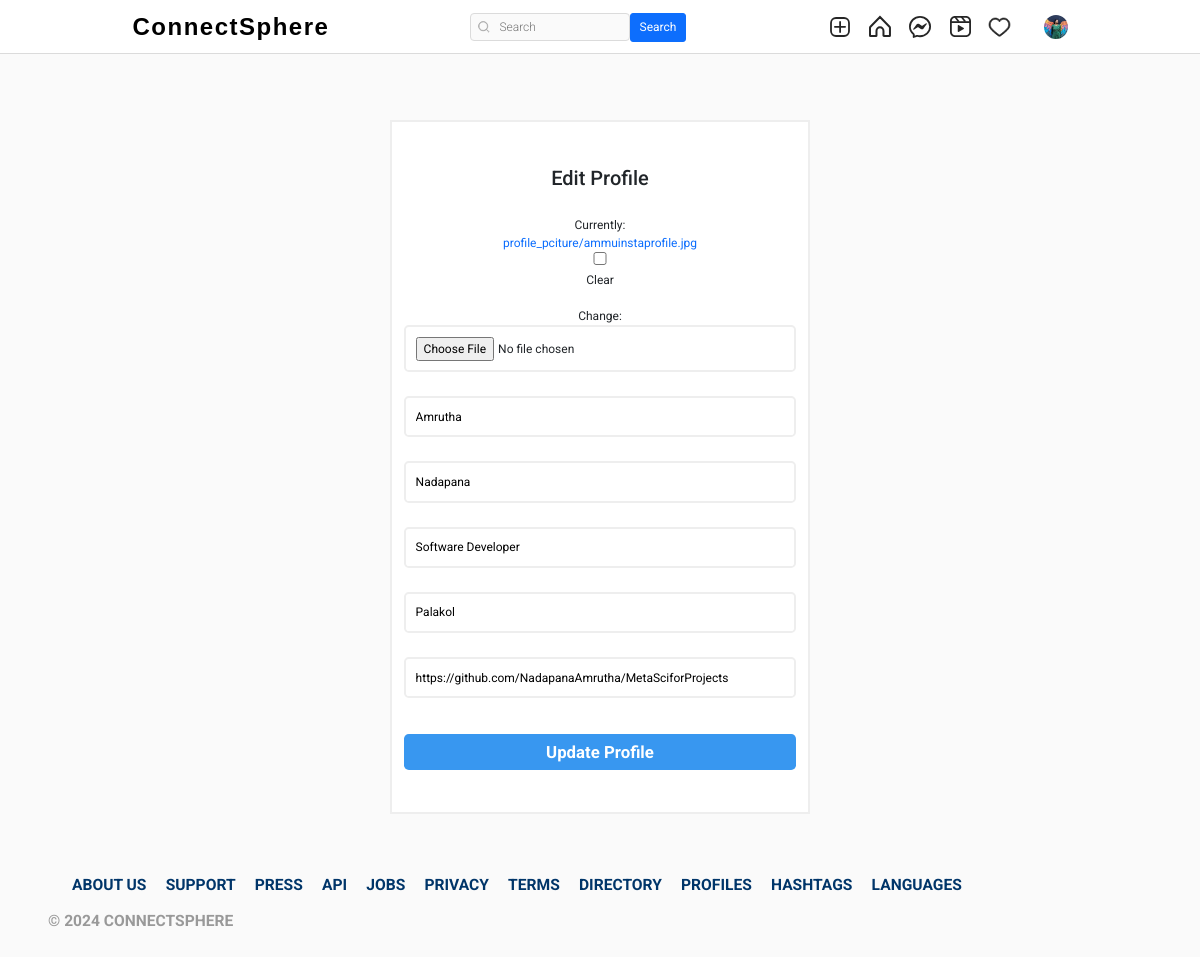
The page /users/profile/edit (signed in) on the database its author committed.
### authy/models.py (models this page shows, shortened)
class Profile(models.Model):
    user = models.OneToOneField(User, related_name='profile', on_delete=models.CASCADE)
    image = models.ImageField(upload_to="profile_pciture", null=True, default="default.jpg")
    first_name = models.CharField(max_length=200, null=True, blank=True)
    last_name = models.CharField(max_length=200, null=True, blank=True)
    bio = models.CharField(max_length=200, null=True, blank=True)
    location = models.CharField(max_length=200, null=True, blank=True)
    url = models.URLField(max_length=200, null=True, blank=True)
    favourite = models.ManyToManyField(Post, blank=True)

### authy/views.py (the view)
# urls.py: path('profile/edit', EditProfile, name="editprofile"),
def EditProfile(request):
    profile = request.user.profile  # Access profile instance directly
    if request.method == "POST":
        form = EditProfileForm(request.POST, request.FILES, instance=profile)
        if form.is_valid():
            form.save()
            return redirect('profile', profile.user.username)  # Redirect after successful update
        else:
            print(form.errors)  # Debugging: Print form errors to console
    else:
        form = EditProfileForm(instance=profile)
    context = {'form': form}
    return render(request, 'editprofile.html', context)

### authy/forms.py
class EditProfileForm(forms.ModelForm):
    image = forms.ImageField(
        required=False,
        widget=forms.ClearableFileInput(attrs={'class': 'input'})
    )
    first_name = forms.CharField(widget=forms.TextInput(attrs={'class': 'input', 'placeholder': 'First Name'}), required=True)
    last_name = forms.CharField(widget=forms.TextInput(attrs={'class': 'input', 'placeholder': 'Last Name'}), required=True)
    bio = forms.CharField(widget=forms.TextInput(attrs={'class': 'input', 'placeholder': 'Bio'}), required=True)
    url = forms.CharField(widget=forms.TextInput(attrs={'class': 'input', 'placeholder': 'URL'}), required=True)
    location = forms.CharField(widget=forms.TextInput(attrs={'class': 'input', 'placeholder': 'Address'}), required=True)
    class Meta:
        model = Profile
        fields = ['image', 'first_name', 'last_name', 'bio', 'url', 'location']

### templates/editprofile.html (shortened to what this page needs)
{% extends 'base.html' %}
{% load static %}
{% load crispy_forms_tags %}
{% block content %}
<br><br>
<!DOCTYPE html>
<html lang="en">
<head>
  <link rel="stylesheet" href="{% static 'assets2/style.css' %}">
</head>
<body>
  <div id="wrapper">
    <div class="container">
      <div class="form-data">
        <form action="" method="POST" enctype="multipart/form-data">
          <div class="logo">
            <h3 style="padding: 20px; font-size: 20px;">Edit Profile</h3>
          </div>
      {{form.image}} <br>
		  {{form.first_name}} <br>
		  {{form.last_name}} <br>
		  {{form.bio}} <br>
		  {{form.location}} <br>
		  {{form.url}} <br>
          <button class="form-btn" type="submit">Update Profile</button>
        </form>
      </div>
    </div>
    <footer>
      <div class="container">
        <nav class="footer-nav">
          <ul>
            <li>
              <a href="#">About us</a>
            </li>
            <li>
              <a href="#">Support</a>
            </li>
            <li>
              <a href="#">Press</a>
            </li>
            <li>
              <a href="#">Api</a>
            </li>
            <li>
              <a href="#">Jobs</a>
            </li>
            <li>
              <a href="#">Privacy</a>
            </li>
            <li>
              <a href="#">Terms</a>
            </li>
            <li>
              <a href="#">Directory</a>
            </li>
            <li>
              <a href="#">Profiles</a>
            </li>
            <li>
              <a href="#">Hashtags</a>
            </li>
            <li>
              <a href="#">Languages</a>
            </li>
          </ul>
        </nav>
        <div class="copyright-notice">
          &copy 2024 ConnectSphere
        </div>
      </div>
    </footer>
  </div>
</body>
</html>
{% endblock content %}

### templates/base.html (shortened to what this page needs)
{% load static %}
<!DOCTYPE html>
<html lang="en">
<head>
    <link rel="stylesheet" href="https://cdn.jsdelivr.net/npm/bootstrap-icons@1.8.1/font/bootstrap-icons.css">
    <link href="https://cdn.jsdelivr.net/npm/bootstrap@5.1.3/dist/css/bootstrap.min.css" rel="stylesheet">
    <link rel="stylesheet" type="text/css" href="{% static 'assets1/style.css' %}">
</head>
<body>
    <header class="header">
        <nav class="header__content">
            <div class="header__buttons">
                <a href="{% url 'index' %}" class="header__logo">ConnectSphere</a>
            </div>
            <form action="{% url 'search-users' %}" method="GET">
                <div class="header__search">
                    <input type="text" placeholder="Search" name="q" value="{{ request.GET.q }}">
                    <button class="btn btn-primary" type="submit">Search</button>
                </div>
            </form>
            <div class="header__buttons header__buttons--desktop">
                <a href="{% url 'newpost' %}"></a>
                <a href="{% url 'index' %}">
                </a>
                <a href="{% url 'message' %}">
                </a>
                <a href="#">
                </a>
                <span>
                    <a href="{% url 'show-notification' %}">
                    </a>
                </span>
                <a href="">
                    <button class="profile-button">
                        <a href="{% url 'profile' request.user %}">
                            <div class="profile-button__picture">
                                <img src="{{request.user.profile.image.url}}" alt="User Picture">
                            </div>
                        </a>
                    </button>
                </a>
            </div>
        </nav>
    </header>
    {% block content %}
    {% endblock content %}
</body>
</html>

### static/assets1/style.css (style rules this page uses)
*, *::after, *::before { box-sizing: border-box; margin: 0; padding: 0; }
*, button, input, select, textarea { font-family: 'Roboto', sans-serif; }
:root { --primary: hsl(0, 0%, 100%); --secondary: hsl(0, 0%, 98%); --border: hsl(0, 0%, 86%); --story-border: hsl(0, 0%, 78%); --img-border: hsla(0, 0%, 0%, 0.1); --text-dark: hsl(0, 0%, 15%); --text-light: hsl(0, 0%, 60%); --like: hsl(355, 82%, 61%); --link: hsl(204, 100%, 48%); --header-height: 44px; --nav-height: 44px; }
body { min-height: 100vh; display: flex; flex-direction: column; overflow-y: auto; }
svg { display: block; }
img { max-width: 100%; }
.header { width: 100%; height: var(--header-height); background-color: var(--primary); display: flex; justify-content: center; position: fixed; top: 0; left: 0; z-index: 2; }
.header::after { content: ''; position: absolute; bottom: 0; width: 100%; height: 1px; background-color: var(--border); }
.header__content { width: 100%; max-width: 975px; padding: 0 14px; display: flex; justify-content: space-between; align-items: center; }
.header__search { width: 216px; height: 28px; display: none; align-items: center; position: relative; }
.header__search svg { width: 12px; height: 12px; position: absolute; left: 8px; }
.header__search input { width: 100%; height: 100%; background-color: var(--secondary); padding: 4px 10px 4px 28px; border: 1px solid var(--border); border-radius: 4px; outline: none; font-size: 12px; font-weight: 300; text-decoration: none; color: var(--text-light); text-overflow: ellipsis; overflow: hidden; white-space: nowrap; }
.header__buttons { display: flex; align-items: center; gap: 16px; }
.profile-button { background-color: transparent; border: none; outline: none; cursor: pointer; position: relative; }
.profile-button__picture { width: 24px; height: 24px; border-radius: 50%; overflow: hidden; position: relative; }
.profile-button__picture::after { content: ''; position: absolute; top: 0; bottom: 0; left: 0; right: 0; border: 1px solid var(--img-border); border-radius: 50%; }
@media (min-width: 768px) { :root { --header-height: 54px; --nav-height: 0px; } }
@media (min-width: 768px) { .header__content { padding: 0 20px; } }
@media (min-width: 768px) { .header__search { display: flex; } }

### static/assets2/style.css (style rules this page uses)
*, *::before, *::after { margin: 0; padding: 0; box-sizing: inherit; }
html { font-size: 12px; box-sizing: border-box; }
img { width: 100%; max-width: 100%; height: 100%; }
a { text-decoration: none; }
body { background-color: #fafafa; }
#wrapper { width: 100%; height: 100vh; display: flex; flex-direction: column; justify-content: space-between; padding-top: 5rem; }
.container { width: 100%; max-width: 93.5rem; margin: 1rem auto 0; }
#wrapper > .container { display: flex; padding: 0 2rem; }
.form-data { width: 100%; max-width: 35rem; margin-top: 1rem; margin-left: auto; margin-right: auto; display: block; }
.form-data form { background-color: #fff; border: 2px solid #eee; display: flex; flex-direction: column; padding: 2rem 1rem; text-align: center; }
.form-data form input { padding: .8rem; margin-bottom: .5rem; border: 2px solid #eee; border-radius: .4rem; }
.form-btn { margin: 1rem 0 1.5rem; height: 3rem; background-color: #3897f0; font-size: 1.4rem; font-weight: bold; color: #fff; border: none; border-radius: .4rem; cursor: pointer; }
footer { padding: 5rem 0; }
footer .container { display: flex; justify-content: space-between; font-weight: bold; text-transform: uppercase; font-size: 1.3rem; margin-top: 0; flex-wrap: wrap; }
.footer-nav ul { display: flex; flex-wrap: wrap; list-style: none; }
.footer-nav ul li { margin-right: 1.6rem; }
.footer-nav ul li a { color: #003569; }
.copyright-notice { color: #999999; }

### templates/base.html (style rules this page uses)
.header__logo { font-family: 'Arial', sans-serif; font-size: 24px; font-weight: bold; color: black; text-decoration: none; letter-spacing: 1.5px; }

### rows shown on the page
Profile: first_name "Amrutha", last_name "Nadapana", bio "Software Developer", location "Palakol", url "https://github.com/NadapanaAmrutha/MetaSciforProjects"
